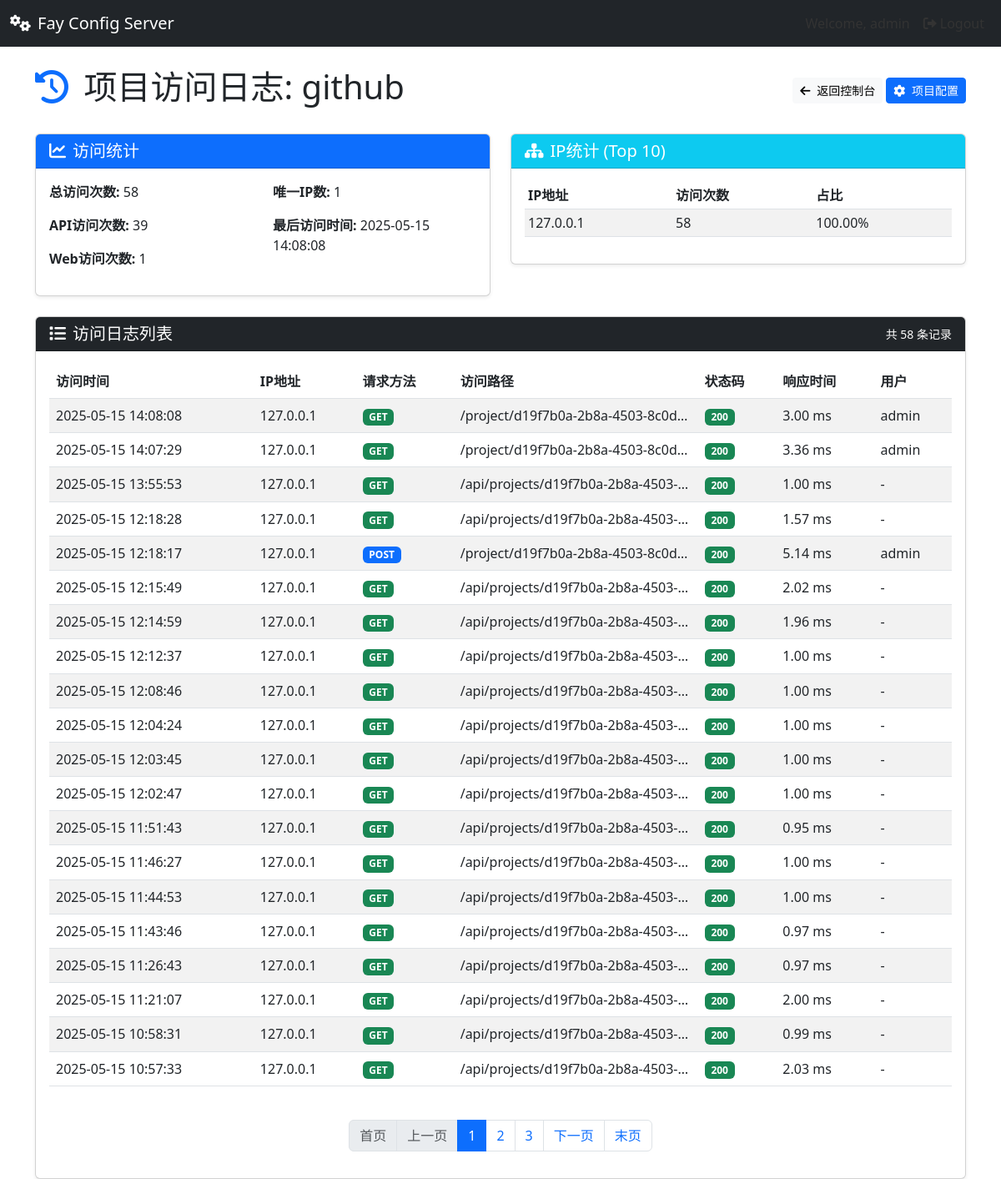
The page /project/d19f7b0a-2b8a-4503-8c0d-1a587b90eb69/logs (signed in) on the database its author committed.
### tables this page shows
CREATE TABLE project_stats (
        project_id TEXT PRIMARY KEY,
        last_access TIMESTAMP,
        total_accesses INTEGER DEFAULT 0,
        api_accesses INTEGER DEFAULT 0,
        web_accesses INTEGER DEFAULT 0,
        unique_ips INTEGER DEFAULT 0
    );

CREATE TABLE access_logs (
        id INTEGER PRIMARY KEY AUTOINCREMENT,
        project_id TEXT NOT NULL,
        access_time TIMESTAMP NOT NULL,
        ip_address TEXT,
        user_agent TEXT,
        request_method TEXT,
        endpoint TEXT,
        params TEXT,
        status_code INTEGER,
        response_time REAL,
        user_id TEXT
    );

### app.py (the view)
@app.route('/project/<project_id>/logs', methods=['GET'])
@login_required
def project_logs(project_id):
    if not project_id:
        flash('项目ID不能为空', 'danger')
        return redirect(url_for('dashboard'))
    project_dir = os.path.join(APP_CONFIG['PROJECTS_DIR'], project_id)
    if not os.path.exists(project_dir):
        flash(f'找不到项目目录: {project_dir}', 'danger')
        return redirect(url_for('dashboard'))
    project_config_path = os.path.join(project_dir, 'project.json')
    if not os.path.exists(project_config_path):
        flash(f'找不到项目配置文件: {project_config_path}', 'danger')
        return redirect(url_for('dashboard'))
    try:
        with open(project_config_path, 'r', encoding='utf-8') as f:
            project_config = json.load(f)
        if 'id' not in project_config:
            project_config['id'] = project_id
        page = request.args.get('page', 1, type=int)
        per_page = request.args.get('per_page', 20, type=int)
        logs = access_log.get_project_access_logs(
            project_id,
            limit=per_page,
            offset=(page-1)*per_page
        )
        stats = access_log.get_project_stats(project_id)
        ip_stats = access_log.get_project_ip_stats(project_id)
        total_pages = (logs['total'] + per_page - 1) // per_page
        return render_template(
            'project_logs.html',
            project=project_config,
            logs=logs['logs'],
            stats=stats,
            ip_stats=ip_stats,
            page=page,
            per_page=per_page,
            total_pages=total_pages,
            total_records=logs['total']
        )
    except Exception as e:
        flash(f'读取项目访问日志时出错: {str(e)}', 'danger')
        return redirect(url_for('dashboard'))

### app.py (called while the page is built, shortened)
def login_required(f):
    @wraps(f)
    def decorated_function(*args, **kwargs):
        if 'logged_in' not in session:
            flash('Please log in to access this page', 'warning')
            return redirect(url_for('login'))
        return f(*args, **kwargs)
    return decorated_function

@app.before_request
def log_request_info():
    request.start_time = time.time()

@app.after_request
def log_request(response):
    try:
        is_config_api = False
        project_id = None
    except Exception as e:
        print(f"访问日志记录错误: {str(e)}")
    return response

### utils/access_log.py (called while the page is built)
def get_project_stats(project_id=None):
    try:
        conn = sqlite3.connect(DB_PATH)
        conn.row_factory = sqlite3.Row
        cursor = conn.cursor()
        if project_id:
            cursor.execute('SELECT * FROM project_stats WHERE project_id = ?', (project_id,))
            result = cursor.fetchone()
            stats = dict(result) if result else None
        else:
            cursor.execute('SELECT * FROM project_stats ORDER BY last_access DESC')
            stats = [dict(row) for row in cursor.fetchall()]
        conn.close()
        return stats
    except Exception as e:
        print(f"获取项目统计时出错: {str(e)}")
        return [] if project_id is None else None

def get_project_ip_stats(project_id, limit=10):
    try:
        conn = sqlite3.connect(DB_PATH)
        cursor = conn.cursor()
        cursor.execute('''
        SELECT ip_address, COUNT(*) as count
        FROM access_logs
        WHERE project_id = ?
        GROUP BY ip_address
        ORDER BY count DESC
        LIMIT ?
        ''', (project_id, limit))
        ip_stats = [{'ip': row[0], 'count': row[1]} for row in cursor.fetchall()]
        conn.close()
        return ip_stats
    except Exception as e:
        print(f"获取IP统计时出错: {str(e)}")
        return []

### templates/project_logs.html (shortened to what this page needs)
{% extends 'base.html' %}
{% block content %}
<div class="container mt-4">
  <div class="d-flex justify-content-between align-items-center mb-4">
    <h1>
      <i class="fas fa-history text-primary me-2"></i>
      项目访问日志: {{ project.name }}
    </h1>
    <div>
      <a href="{{ url_for('dashboard') }}" class="btn btn-light btn-sm">
        <i class="fas fa-arrow-left me-1"></i> 返回控制台
      </a>
      <a href="{{ url_for('project_config', project_id=project.id) }}" class="btn btn-primary btn-sm">
        <i class="fas fa-cog me-1"></i> 项目配置
      </a>
    </div>
  </div>
  <div class="row mb-4">
    <div class="col-md-6">
      <div class="card shadow-sm">
        <div class="card-header bg-primary text-white">
          <h5 class="mb-0"><i class="fas fa-chart-line me-2"></i>访问统计</h5>
        </div>
        <div class="card-body">
          {% if stats %}
          <div class="row">
            <div class="col-md-6">
              <p><strong>总访问次数:</strong> {{ stats.total_accesses }}</p>
              <p><strong>API访问次数:</strong> {{ stats.api_accesses }}</p>
              <p><strong>Web访问次数:</strong> {{ stats.web_accesses }}</p>
            </div>
            <div class="col-md-6">
              <p><strong>唯一IP数:</strong> {{ stats.unique_ips }}</p>
              <p><strong>最后访问时间:</strong> {{ stats.last_access }}</p>
            </div>
          </div>
          {% else %}
          <p class="text-center text-muted">暂无访问统计数据</p>
          {% endif %}
        </div>
      </div>
    </div>
    <div class="col-md-6">
      <div class="card shadow-sm">
        <div class="card-header bg-info text-white">
          <h5 class="mb-0"><i class="fas fa-sitemap me-2"></i>IP统计 (Top 10)</h5>
        </div>
        <div class="card-body">
          {% if ip_stats %}
          <div class="table-responsive">
            <table class="table table-sm table-striped">
              <thead>
                <tr>
                  <th>IP地址</th>
                  <th>访问次数</th>
                  <th>占比</th>
                </tr>
              </thead>
              <tbody>
                {% for ip in ip_stats %}
                <tr>
                  <td>{{ ip.ip }}</td>
                  <td>{{ ip.count }}</td>
                  <td>
                    {% if stats and stats.total_accesses > 0 %}
                    {{ "%.2f"|format(ip.count / stats.total_accesses * 100) }}%
                    {% else %}
                    0%
                    {% endif %}
                  </td>
                </tr>
                {% endfor %}
              </tbody>
            </table>
          </div>
          {% else %}
          <p class="text-center text-muted">暂无IP统计数据</p>
          {% endif %}
        </div>
      </div>
    </div>
  </div>
  <div class="card shadow-sm">
    <div class="card-header bg-dark text-white d-flex justify-content-between align-items-center">
      <h5 class="mb-0"><i class="fas fa-list me-2"></i>访问日志列表</h5>
      <small>共 {{ total_records }} 条记录</small>
    </div>
    <div class="card-body">
      {% if logs %}
      <div class="table-responsive">
        <table class="table table-striped table-hover">
          <thead>
            <tr>
              <th>访问时间</th>
              <th>IP地址</th>
              <th>请求方法</th>
              <th>访问路径</th>
              <th>状态码</th>
              <th>响应时间</th>
              <th>用户</th>
            </tr>
          </thead>
          <tbody>
            {% for log in logs %}
            <tr>
              <td>{{ log.access_time }}</td>
              <td>{{ log.ip_address }}</td>
              <td>
                <span class="badge {% if log.request_method == 'GET' %}bg-success{% elif log.request_method == 'POST' %}bg-primary{% elif log.request_method == 'PUT' %}bg-warning{% elif log.request_method == 'DELETE' %}bg-danger{% else %}bg-secondary{% endif %}">
                  {{ log.request_method }}
                </span>
              </td>
              <td class="text-truncate" style="max-width: 200px;">{{ log.endpoint }}</td>
              <td>
                <span class="badge {% if log.status_code < 300 %}bg-success{% elif log.status_code < 400 %}bg-info{% elif log.status_code < 500 %}bg-warning{% else %}bg-danger{% endif %}">
                  {{ log.status_code }}
                </span>
              </td>
              <td>{{ "%.2f"|format(log.response_time * 1000) }} ms</td>
              <td>{{ log.user_id if log.user_id else "-" }}</td>
            </tr>
            {% endfor %}
          </tbody>
        </table>
      </div>
      {% if total_pages > 1 %}
      <nav aria-label="访问日志分页" class="mt-4">
        <ul class="pagination justify-content-center">
          <li class="page-item {% if page == 1 %}disabled{% endif %}">
            <a class="page-link" href="{{ url_for('project_logs', project_id=project.id, page=1, per_page=per_page) }}">首页</a>
          </li>
          <li class="page-item {% if page == 1 %}disabled{% endif %}">
            <a class="page-link" href="{{ url_for('project_logs', project_id=project.id, page=page-1, per_page=per_page) }}">上一页</a>
          </li>
          {% set start_page = [page - 2, 1]|max %}
          {% set end_page = [start_page + 4, total_pages]|min %}
          {% set start_page = [end_page - 4, 1]|max %}
          {% for p in range(start_page, end_page + 1) %}
          <li class="page-item {% if p == page %}active{% endif %}">
            <a class="page-link" href="{{ url_for('project_logs', project_id=project.id, page=p, per_page=per_page) }}">{{ p }}</a>
          </li>
          {% endfor %}
          <li class="page-item {% if page == total_pages %}disabled{% endif %}">
            <a class="page-link" href="{{ url_for('project_logs', project_id=project.id, page=page+1, per_page=per_page) }}">下一页</a>
          </li>
          <li class="page-item {% if page == total_pages %}disabled{% endif %}">
            <a class="page-link" href="{{ url_for('project_logs', project_id=project.id, page=total_pages, per_page=per_page) }}">末页</a>
          </li>
        </ul>
      </nav>
      {% endif %}
      {% else %}
      <div class="alert alert-info">
        <i class="fas fa-info-circle me-2"></i> 暂无访问日志记录
      </div>
      {% endif %}
    </div>
  </div>
</div>
{% endblock %}

### templates/base.html (shortened to what this page needs)
<!DOCTYPE html>
<html lang="en">
<head>
    <link href="https://cdn.jsdelivr.net/npm/bootstrap@5.3.0-alpha1/dist/css/bootstrap.min.css" rel="stylesheet">
    <link rel="stylesheet" href="https://cdnjs.cloudflare.com/ajax/libs/font-awesome/6.0.0/css/all.min.css">
</head>
<body>
    <nav class="navbar navbar-expand-lg navbar-dark bg-dark">
        <div class="container-fluid">
            <a class="navbar-brand" href="{{ url_for('index') }}">
                <i class="fas fa-cogs me-2"></i>Fay Config Server
            </a>
            <div class="collapse navbar-collapse" id="navbarNav">
                <ul class="navbar-nav ms-auto">
                    {% if session.get('logged_in') %}
                    <li class="nav-item">
                        <span class="nav-link">Welcome, {{ session.get('username') }}</span>
                    </li>
                    <li class="nav-item">
                        <a class="nav-link" href="{{ url_for('logout') }}">
                            <i class="fas fa-sign-out-alt me-1"></i>Logout
                        </a>
                    </li>
                    {% else %}
                    <li class="nav-item">
                        <a class="nav-link" href="{{ url_for('login') }}">
                            <i class="fas fa-sign-in-alt me-1"></i>Login
                        </a>
                    </li>
                    {% endif %}
                </ul>
            </div>
        </div>
    </nav>
    <div class="container-fluid mt-4">
        {% block content %}{% endblock %}
    </div>
</body>
</html>

### templates/base.html (style rules this page uses)
.nav-link { color: #333; }

### rows shown on the page
project_stats: total_accesses "58", api_accesses "39", web_accesses "1", unique_ips "1", last_access "2025-05-15 14:08:08", ip.count/stats.total_accesses*100 "100.00"
access_logs: access_time "2025-05-15 14:08:08", ip_address "127.0.0.1", request_method "GET", endpoint "/project/d19f7b0a-2b8a-4503-8c0d…", status_code "200", log.response_time*1000 "3.00", user "admin"
access_logs: access_time "2025-05-15 14:07:29", ip_address "127.0.0.1", request_method "GET", endpoint "/project/d19f7b0a-2b8a-4503-8c0d…", status_code "200", log.response_time*1000 "3.36", user "admin"
access_logs: access_time "2025-05-15 13:55:53", ip_address "127.0.0.1", request_method "GET", endpoint "/api/projects/d19f7b0a-2b8a-4503-…", status_code "200", log.response_time*1000 "1.00", user_id "-"
access_logs: access_time "2025-05-15 12:18:28", ip_address "127.0.0.1", request_method "GET", endpoint "/api/projects/d19f7b0a-2b8a-4503-…", status_code "200", log.response_time*1000 "1.57", user_id "-"
access_logs: access_time "2025-05-15 12:18:17", ip_address "127.0.0.1", request_method "POST", endpoint "/project/d19f7b0a-2b8a-4503-8c0d…", status_code "200", log.response_time*1000 "5.14", user "admin"
access_logs: access_time "2025-05-15 12:15:49", ip_address "127.0.0.1", request_method "GET", endpoint "/api/projects/d19f7b0a-2b8a-4503-…", status_code "200", log.response_time*1000 "2.02", user_id "-"
access_logs: access_time "2025-05-15 12:14:59", ip_address "127.0.0.1", request_method "GET", endpoint "/api/projects/d19f7b0a-2b8a-4503-…", status_code "200", log.response_time*1000 "1.96", user_id "-"
access_logs: access_time "2025-05-15 12:12:37", ip_address "127.0.0.1", request_method "GET", endpoint "/api/projects/d19f7b0a-2b8a-4503-…", status_code "200", log.response_time*1000 "1.00", user_id "-"
access_logs: access_time "2025-05-15 12:08:46", ip_address "127.0.0.1", request_method "GET", endpoint "/api/projects/d19f7b0a-2b8a-4503-…", status_code "200", log.response_time*1000 "1.00", user_id "-"
access_logs: access_time "2025-05-15 12:04:24", ip_address "127.0.0.1", request_method "GET", endpoint "/api/projects/d19f7b0a-2b8a-4503-…", status_code "200", log.response_time*1000 "1.00", user_id "-"
access_logs: access_time "2025-05-15 12:03:45", ip_address "127.0.0.1", request_method "GET", endpoint "/api/projects/d19f7b0a-2b8a-4503-…", status_code "200", log.response_time*1000 "1.00", user_id "-"
access_logs: access_time "2025-05-15 12:02:47", ip_address "127.0.0.1", request_method "GET", endpoint "/api/projects/d19f7b0a-2b8a-4503-…", status_code "200", log.response_time*1000 "1.00", user_id "-"
access_logs: access_time "2025-05-15 11:51:43", ip_address "127.0.0.1", request_method "GET", endpoint "/api/projects/d19f7b0a-2b8a-4503-…", status_code "200", log.response_time*1000 "0.95", user_id "-"
access_logs: access_time "2025-05-15 11:46:27", ip_address "127.0.0.1", request_method "GET", endpoint "/api/projects/d19f7b0a-2b8a-4503-…", status_code "200", log.response_time*1000 "1.00", user_id "-"
access_logs: access_time "2025-05-15 11:44:53", ip_address "127.0.0.1", request_method "GET", endpoint "/api/projects/d19f7b0a-2b8a-4503-…", status_code "200", log.response_time*1000 "1.00", user_id "-"
access_logs: access_time "2025-05-15 11:43:46", ip_address "127.0.0.1", request_method "GET", endpoint "/api/projects/d19f7b0a-2b8a-4503-…", status_code "200", log.response_time*1000 "0.97", user_id "-"
access_logs: access_time "2025-05-15 11:26:43", ip_address "127.0.0.1", request_method "GET", endpoint "/api/projects/d19f7b0a-2b8a-4503-…", status_code "200", log.response_time*1000 "0.97", user_id "-"
access_logs: access_time "2025-05-15 11:21:07", ip_address "127.0.0.1", request_method "GET", endpoint "/api/projects/d19f7b0a-2b8a-4503-…", status_code "200", log.response_time*1000 "2.00", user_id "-"
access_logs: access_time "2025-05-15 10:58:31", ip_address "127.0.0.1", request_method "GET", endpoint "/api/projects/d19f7b0a-2b8a-4503-…", status_code "200", log.response_time*1000 "0.99", user_id "-"
access_logs: access_time "2025-05-15 10:57:33", ip_address "127.0.0.1", request_method "GET", endpoint "/api/projects/d19f7b0a-2b8a-4503-…", status_code "200", log.response_time*1000 "2.03", user_id "-"

### other values the page prints
{{ project.name }} "github"
{{ ip.ip }} "127.0.0.1"
{{ ip.count }} "58"
{{ total_records }} "58"
{{ p }} "1" "2" "3"
